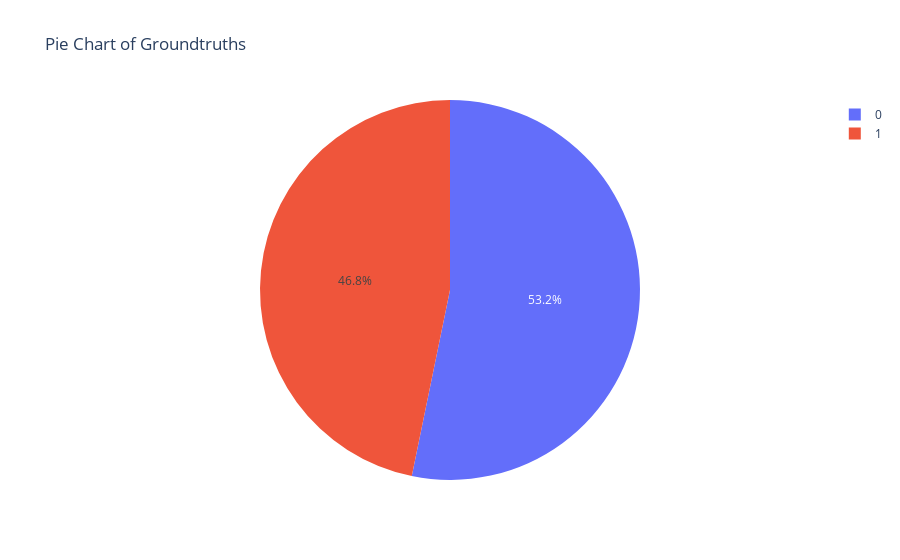

The cell this chart's notebook holds for it:
### Markdown cell above
### 1.2.3 Groundtruth Distribution
In the final part of the EDA, let's take a look at the distribution of the groundtruths to see if there's a problem of **Class Imbalance**.

### Code cell
class_count = pd.DataFrame(y).value_counts()
fig = go.Figure()
fig.add_trace(go.Pie(
    labels=class_count.index,
    values=class_count
))
fig.update_traces(textposition='inside') 
fig.update_layout(
    title=f"Pie Chart of Groundtruths",
    uniformtext_minsize=12, 
    uniformtext_mode='hide'
)
fig.show()

### Figure 1 — Plotly figure (JSON) as saved in the notebook; plotly's stock layout.template omitted (floating-point values rounded to 4 significant figures)
{"data": [{"labels": [[0], [1]], "textposition": "inside", "type": "pie", "values": [239477, 210463]}], "layout": {"title": {"text": "Pie Chart of Groundtruths"}, "uniformtext": {"minsize": 12, "mode": "hide"}}}
